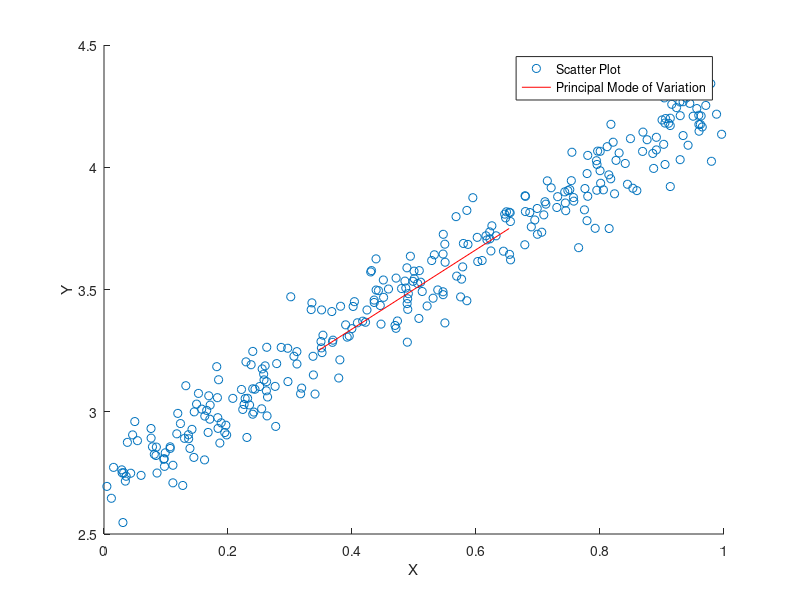

Recreate this plot in MATLAB.
% Title
% PCA and Hyperplane Fitting

% Declaring Variables
M = load('points2D_Set1.mat');
[n,m] = size(M.x);
% estimating sample parameters
empmean = zeros(2,1);
covmean = zeros(2,2);

% Seed
rng(1);

% Logic
% X = Aw + u
% sorting eigenvalues of C in descending order
% taking pair (value and vector) corresponding to largest eigenvalue

% Working
X = transpose([M.x,M.y]);
for j = 1:2
  empmean(j) = sum(X(j,:)) / n;
end
for l = 1:n
  covmean = covmean + (X(:,l) - empmean) * transpose(X(:,l) - empmean);
end
covmean = covmean / n;

% principal eigen parameters
[V,D] = eig(covmean);
[d,index] = sort(diag(D),'descend');
Dsort = D(index,index);
Vsort = V(:,index);
empeigval = Dsort(1,1);
empeigvec = Vsort(:,1);

pmvend1 = empmean - empeigval * (empeigvec / sqrt(empeigvec(1)^2 + empeigvec(2)^2));
pmvend2 = empmean + empeigval * (empeigvec / sqrt(empeigvec(1)^2 + empeigvec(2)^2));
xpoints = [pmvend1(1),pmvend2(1)];
ypoints = [pmvend1(2),pmvend2(2)];

% Plotting
scatter(X(1,:),X(2,:),color = 'blue');
hold on;
plot(xpoints,ypoints, color = 'red');
legend('Scatter Plot','Principal Mode of Variation');
xlabel('X');
ylabel('Y');